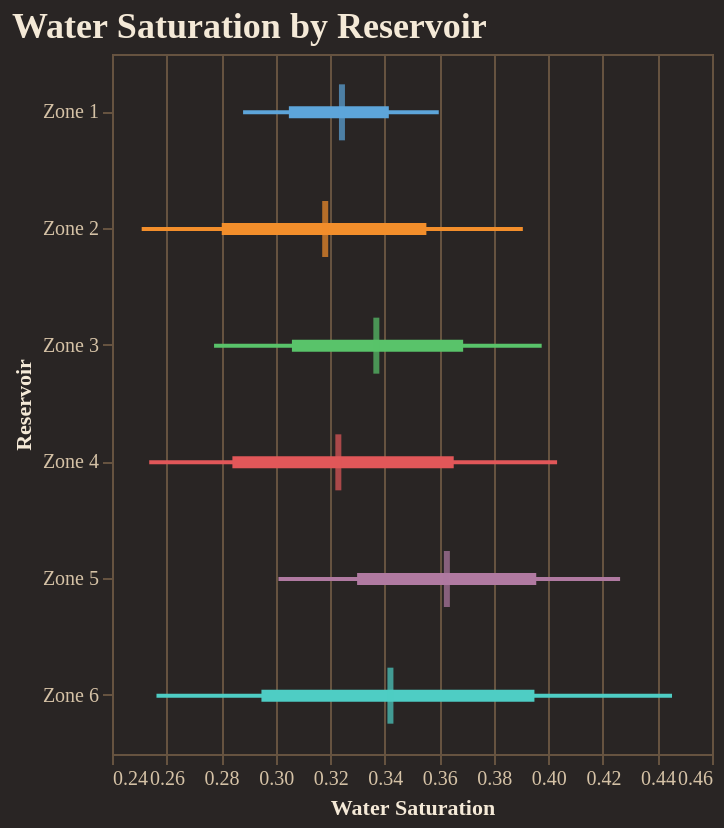

The notebook cell this image was saved under:
### Code cell
fig = reporter.plotter.forest_plot(
    "Water Saturation", 
    backend=PLOTTING_BACKEND
)
fig.show()

### Figure 1 — Vega-Lite specification as saved in the notebook (floating-point values rounded to 4 significant figures)
{"config": {"background": "#292524", "view": {"fill": "#292524", "stroke": "#665340"}, "title": {"color": "#f4e9d7", "font": "Merriweather", "fontSize": 18, "fontWeight": 600, "subtitleColor": "#d5c2a6", "anchor": "start"}, "axis": {"domainColor": "#665340", "gridColor": "#665340", "tickColor": "#665340", "labelColor": "#d5c2a6", "titleColor": "#f4e9d7", "labelFont": "Merriweather", "titleFont": "Merriweather"}, "legend": {"titleColor": "#f4e9d7", "labelColor": "#d5c2a6", "labelFont": "Merriweather", "titleFont": "Merriweather", "orient": "top-right", "symbolType": "circle"}, "header": {"labelColor": "#d5c2a6", "titleColor": "#f4e9d7", "labelFont": "Merriweather", "titleFont": "Merriweather"}, "mark": {"color": "#c78d3b"}, "line": {"color": "#c78d3b"}, "bar": {"color": "#c78d3b"}, "point": {"color": "#ddb06d"}, "area": {"color": "#c78d3b", "opacity": 0.35}, "text": {"color": "#f4e9d7", "font": "Merriweather"}, "range": {"category": ["#5DA5DA", "#F28E2B", "#59C36A", "#E15759", "#B07AA1", "#4ECDC4", "#FF9DA7", "#EDC948"]}}, "layer": [{"mark": {"type": "rule", "strokeWidth": 2}, "encoding": {"color": {"field": "group", "legend": null, "type": "nominal"}, "x": {"field": "p10", "scale": {"zero": false}, "title": "Water Saturation", "type": "quantitative"}, "x2": {"field": "p90"}, "y": {"field": "group", "sort": ["Zone 1", "Zone 2", "Zone 3", "Zone 4", "Zone 5", "Zone 6"], "title": "Reservoir", "type": "nominal"}}}, {"mark": {"type": "rule", "strokeWidth": 6}, "encoding": {"color": {"field": "group", "legend": null, "type": "nominal"}, "x": {"field": "p25", "scale": {"zero": false}, "title": "Water Saturation", "type": "quantitative"}, "x2": {"field": "p75"}, "y": {"field": "group", "sort": ["Zone 1", "Zone 2", "Zone 3", "Zone 4", "Zone 5", "Zone 6"], "title": "Reservoir", "type": "nominal"}}}, {"mark": {"type": "tick", "color": "black", "size": 28, "thickness": 3}, "encoding": {"color": {"field": "group", "legend": null, "type": "nominal"}, "tooltip": [{"field": "group", "title": "Group", "type": "nominal"}, {"field": "p10", "title": "P10", "type": "quantitative"}, {"field": "p25", "title": "P25", "type": "quantitative"}, {"field": "median", "title": "Median", "type": "quantitative"}, {"field": "p75", "title": "P75", "type": "quantitative"}, {"field": "p90", "title": "P90", "type": "quantitative"}], "x": {"field": "median", "scale": {"zero": false}, "title": "Water Saturation", "type": "quantitative"}, "y": {"field": "group", "sort": ["Zone 1", "Zone 2", "Zone 3", "Zone 4", "Zone 5", "Zone 6"], "title": "Reservoir", "type": "nominal"}}}], "data": {"name": "data-cd07a146a5929dbc0f4b2e4b81b8a50e"}, "height": 350, "title": "Water Saturation by Reservoir", "width": "container", "$schema": "https://vega.github.io/schema/vega-lite/v5.20.1.json", "datasets": {"data-cd07a146a5929dbc0f4b2e4b81b8a50e": [{"group": "Zone 1", "p10": 0.2881, "p25": 0.3049, "median": 0.3243, "p75": 0.3415, "p90": 0.3598}, {"group": "Zone 2", "p10": 0.2509, "p25": 0.2802, "median": 0.3182, "p75": 0.3553, "p90": 0.3906}, {"group": "Zone 3", "p10": 0.2774, "p25": 0.306, "median": 0.3369, "p75": 0.3688, "p90": 0.3975}, {"group": "Zone 4", "p10": 0.2536, "p25": 0.2841, "median": 0.323, "p75": 0.3653, "p90": 0.4032}, {"group": "Zone 5", "p10": 0.301, "p25": 0.3299, "median": 0.3628, "p75": 0.3956, "p90": 0.4263}, {"group": "Zone 6", "p10": 0.2563, "p25": 0.2948, "median": 0.3421, "p75": 0.3949, "p90": 0.4453}]}}
